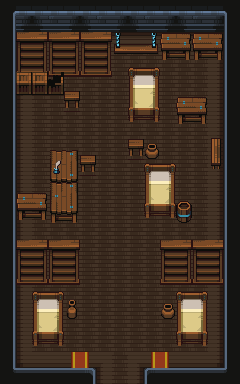

This game map was drawn from its Tiled (.tmx) file and the tilesets committed beside it. A one-line description and the trimmed map source follow:
An orthogonal 15x24 tile map with 16x16 px tiles, 3 tile layers (BackGround, FirstDetails, SecondDetails), 2 tilesets and 26 objects.

<map version="1.9" tiledversion="1.9.2" orientation="orthogonal" renderorder="right-down" width="15" height="24" tilewidth="16" tileheight="16" infinite="0" nextlayerid="7" nextobjectid="29">
 <tileset firstgid="1" name="Tiles" tilewidth="16" tileheight="16" tilecount="625" columns="25">
  <image source="BasicTopDown/Tiles.png" width="400" height="400" />
 </tileset>
 <tileset firstgid="626" name="Props" tilewidth="16" tileheight="16" tilecount="210" columns="14">
  <image source="BasicTopDown/Props.png" width="239" height="255" />
 </tileset>
 <layer id="1" name="BackGround" width="15" height="24">
  <properties>
   <property name="Draw" type="bool" value="true" />
  </properties>
  <data>[360 cells, 360 non-empty, 23 distinct tile ids]</data>
 </layer>
 <layer id="2" name="FirstDetails" width="15" height="24">
  <properties>
   <property name="Draw" type="bool" value="true" />
  </properties>
  <data>[360 cells, 122 non-empty, 46 distinct tile ids]</data>
 </layer>
 <layer id="3" name="SecondDetails" width="15" height="24">
  <properties>
   <property name="Draw" type="bool" value="true" />
  </properties>
  <data>[360 cells, 14 non-empty, 7 distinct tile ids]</data>
 </layer>
 <objectgroup id="4" name="Wall">
  <object id="1" x="0" y="0" width="16" height="384" />
  <object id="2" x="224" y="0" width="16" height="384" />
  <object id="3" x="16" y="368" width="80" height="16" />
  <object id="4" x="16" y="0" width="208" height="32" />
  <object id="5" x="32" y="291" width="32" height="55" />
  <object id="6" x="176" y="291" width="32" height="55" />
  <object id="7" x="64" y="299" width="13" height="20" />
  <object id="8" x="161" y="303" width="15" height="16" />
  <object id="9" x="16" y="256" width="64" height="29" />
  <object id="10" x="160" y="256" width="64" height="29" />
  <object id="11" x="16" y="192" width="32" height="32" />
  <object id="12" x="48" y="150" width="32" height="74" />
  <object id="13" x="144" y="163" width="32" height="55" />
  <object id="14" x="127.727" y="67" width="32" height="55" />
  <object id="15" x="80" y="155" width="16" height="17" />
  <object id="16" x="128" y="139" width="16" height="17" />
  <object id="17" x="64" y="91" width="16" height="17" />
  <object id="18" x="145" y="143" width="14" height="16" />
  <object id="19" x="176" y="201" width="16" height="22" />
  <object id="20" x="176" y="96" width="32" height="32" />
  <object id="21" x="192" y="32" width="32" height="32" />
  <object id="22" x="160" y="32" width="32" height="32" />
  <object id="23" x="16" y="32" width="96" height="45" />
  <object id="24" x="16" y="77" width="48" height="18" />
  <object id="26" x="144" y="368" width="80" height="16" />
 </objectgroup>
 <objectgroup id="5" name="ChangeScene">
  <object id="25" x="96" y="383" width="48" height="1" />
 </objectgroup>
</map>
